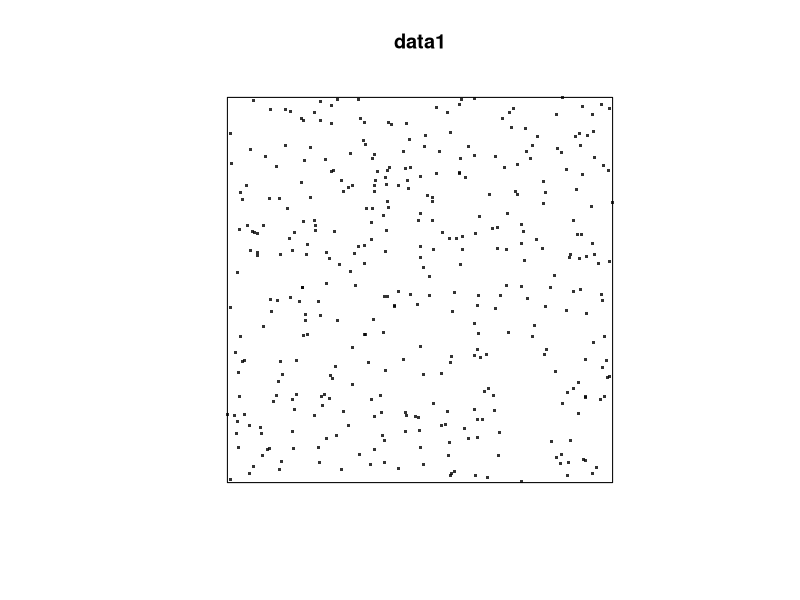
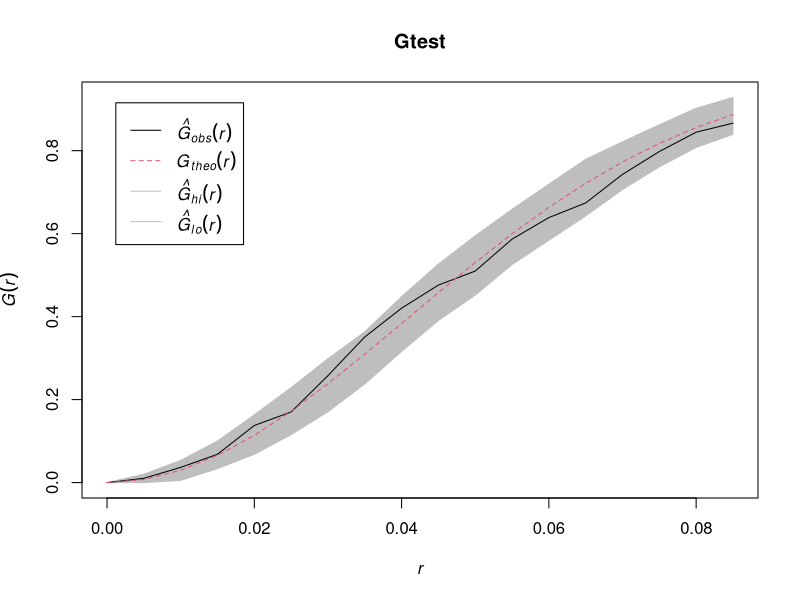
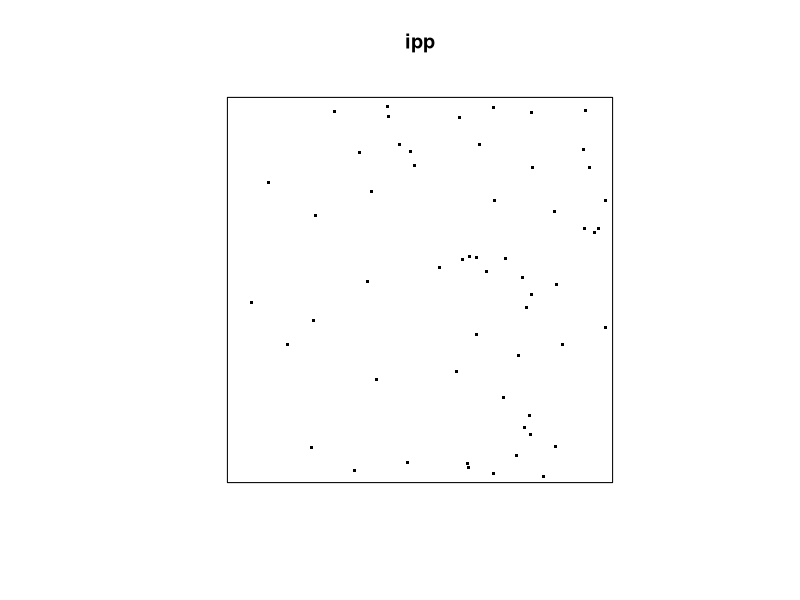
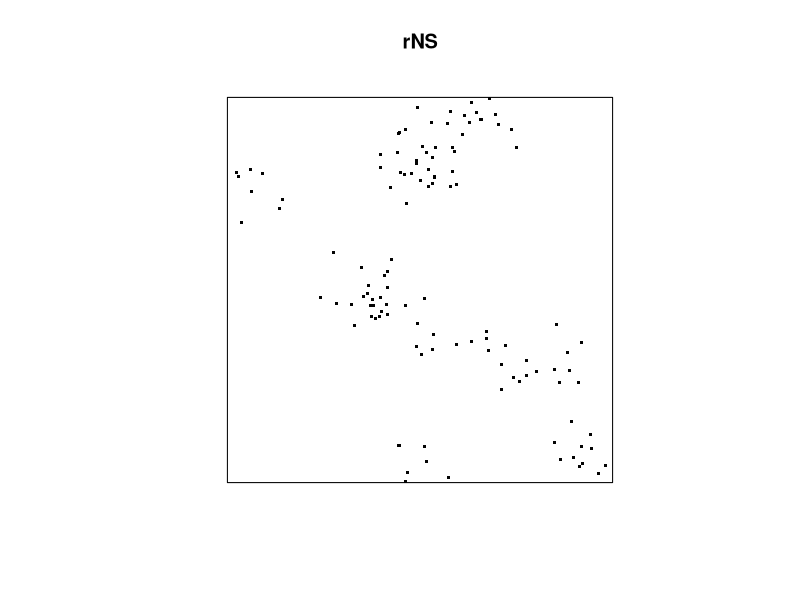
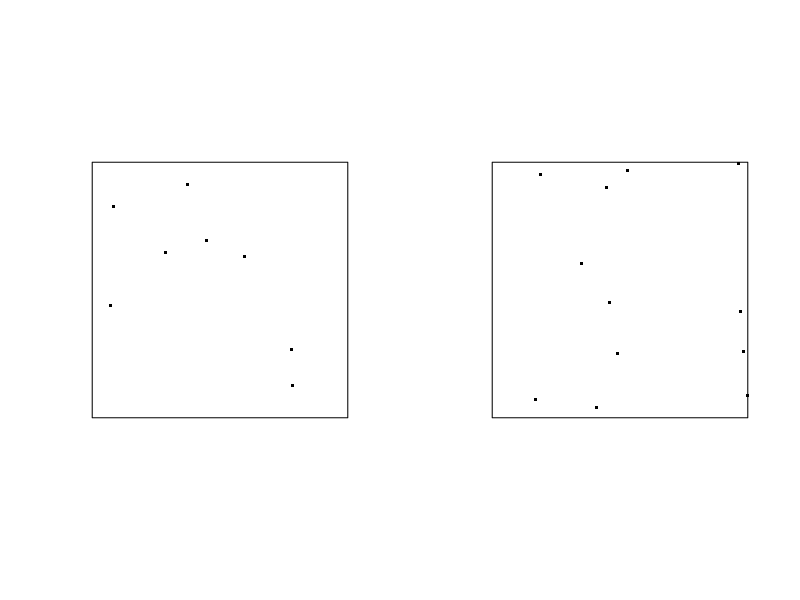

The R source for these figures, in order:
## ---- chunk 1
knitr::opts_chunk$set(echo = TRUE)
## ---- chunk 2
library(spatstat)
data1 = rpoispp(lambda=100, win=owin(c(0,2),c(0,2)))
plot(data1, pch=46, cex =3)                           
## ---- chunk 3
quadrat.test(data1, nx = 4, ny= 4, alternative = "two.sided", method = "Chisq")
## ---- chunk 4
r=seq(0,sqrt(2), by=0.005)
Gtest=envelope(data1,fun=Gest, r=r, nrank=5, nsim=200)
## ---- chunk 5
plot(Gtest)
## ---- chunk 6
# Inhomogeneous Poisson process in unit square
# with intensity lambda(x,y) = min(10 * exp(3*x), 100), where $s = (x, y)^T$
lamb = function(x,y) { 10 * exp( 3 * x)}
ipp = rpoispp(lambda=lamb, lmax=100) 
plot(ipp, pch=46, cex =3)
## ---- chunk 7
set.seed(2025)
nclust <- function(x0, y0, radius, n) {
          return(runifdisc(n, radius, centre=c(x0, y0)))
            }
rNS = rNeymanScott(kappa=10, expand=0.1, 
                   rcluster = nclust, radius=0.1, n=10)
plot(rNS, pch=46, cex =3)
## ---- chunk 8
matI = rMaternI(kappa = 10, r = 0.1)
matII = rMaternII(kappa = 10, r = 0.1)
par(mfrow=c(1,2))
plot(matI, main="", pch=46, cex =3)
plot(matII, main="", pch=46, cex =3)
